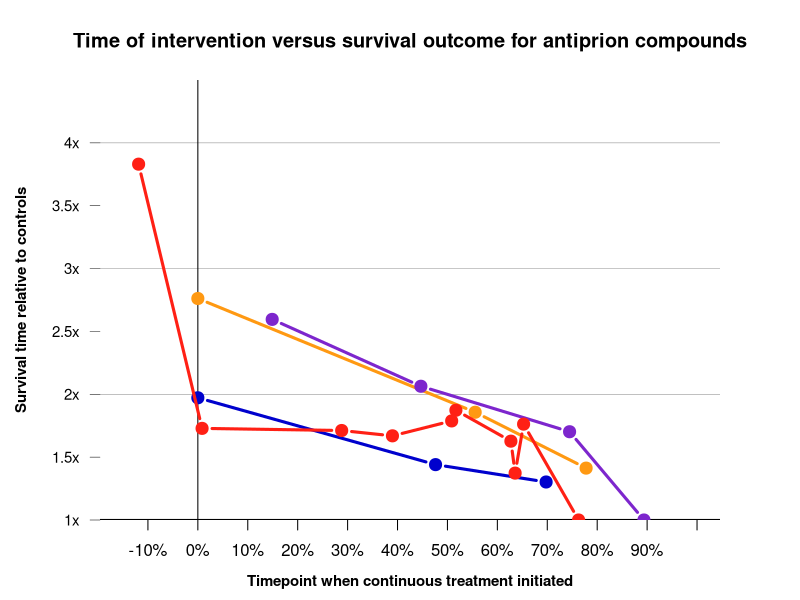

R code for this plot:
options(stringsAsFactors=FALSE)
setwd('~/d/sci/src/prp-misc')
percent = function(proportion,digits=2) {
  return ( gsub(' ','',paste(formatC(proportion*100, digits=digits, format='fg'),"%",sep="") ) )
}

data = read.table(textConnection("
compound	mouse	treatment_start_dpi	control_endpoint_dpi	treatment_endpoint_dpi
IND24	wt	-14	118	452
IND24	wt	1	118	204
IND24	wt	34	118	202
IND24	wt	46	118	197
IND24	wt	60	118	211
IND24	wt	61	118	221
IND24	wt	74	118	192
IND24	wt	75	118	162
IND24	wt	77	118	208
IND24	wt	90	118	118
#IND24	tg	1	51	112
#IND24	tg	15	51	122
#IND24	tg	26	51	156
#IND24	tg	40	51	64
anle138b	wt	0	180	355
anle138b	wt	80	168	242
anle138b	wt	120	172	224
cpd-b	tg	0	63	174
cpd-b	tg	35	63	117
cpd-b	tg	49	63	89
PPS	tg	7	47	122
PPS	tg	21	47	97
PPS	tg	35	47	80
PPS	tg	42	47	47
"),sep='\t',header=TRUE,comment.char='#')

data$timepoint = data$treatment_start_dpi / data$control_endpoint_dpi
data$delay = data$treatment_endpoint_dpi / data$control_endpoint_dpi - 1

k_ind24 = '#FF2015'
k_anle138b = '#0001CD'
k_cpdb = '#FF9912'
k_pps = '#7D26CD'

data$color = ''
data$color[data$compound=='IND24'] = k_ind24
data$color[data$compound=='anle138b'] = k_anle138b
data$color[data$compound=='cpd-b'] = k_cpdb
data$color[data$compound=='PPS'] = k_pps

pdf('figures/timepoint_delay_simplified.pdf',width=8, height=4.5)
par(mar=c(4,5,4,4)) 
plot(NA, NA, xlab='', ylab='', xlim=c(-.15,1), ylim=c(0,3.5), yaxs='i', axes=FALSE)
abline(h=0, lwd=2, col='#000000')
abline(h=1:3, lwd=.5, col='#888888')
abline(v=0, lwd=1, col='#000000')
axis(side=1, at=(-1:10)/10, labels=percent((-1:10)/10), lwd=0, lwd.ticks=1, cex.axis=1)
axis(side=2, at=(0:6)/2, labels=paste((0:6)/2+1,'x',sep=''), lwd=0, lwd.ticks=.5, cex.axis=.9, las=2)
for (compound in c('anle138b','cpd-b','PPS','IND24')) {
  points(data$timepoint[data$compound==compound], data$delay[data$compound==compound], type='b', lwd=3, pch=20, col=data$color[data$compound==compound], cex=2)
}
mtext(side=1, text='Timepoint when continuous treatment initiated', font=2, line=2.5, cex=.9)
mtext(side=2, text='Survival time relative to controls', font=2, line=3.5, cex=.9)
title('Time of intervention versus survival outcome for antiprion compounds', cex=.9)
dev.off()